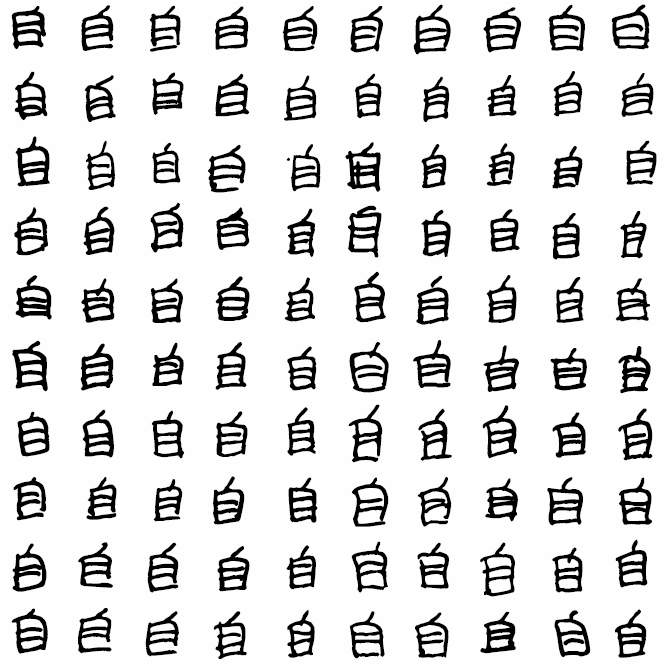
#> input picture raw_data/100.png, 671 x 672 px, found by its file name
$ python patches.py
#> lines starting #> are read from the running program, lines starting #| are printed output that depends on the picture; after the words box and inside, x2 and y2 are one past the last pixel; in counts of white or black regions, pixels touching at a corner belong together
import cv2
import numpy

#shape h=757,w=756

img =  cv2.imread("C:\\Users\\alexa\\OneDrive\\Documents\\GitHub\\KanjiDetector\\raw_data\\100.png")
#> img is the input picture: shape (672, 671, 3); min 0, max 255, mean 220.1
image_copy = img.copy()
imgheight=img.shape[0]
#> imgheight = 672
print(imgheight)
#| 672
imgwidth=img.shape[1]
#> imgwidth = 671
print(imgwidth)
#| 671
M = 67
N = 67
x1 = 0
y1 = 0

for y in range(0, imgheight, M):
    for x in range(0, imgwidth, N):
        if (imgheight - y) < M or (imgwidth - x) < N:
            break

        y1 = y + M
        x1 = x + N

        # check whether the patch width or height exceeds the image width or height
        if x1 >= imgwidth and y1 >= imgheight:
            x1 = imgwidth - 1
            y1 = imgheight - 1
            #Crop into patches of size MxN
            tiles = image_copy[y:y+M, x:x+N]
            #Save each patch into file directory
            cv2.imwrite('saved_patches/'+'tile'+str(x)+'_'+str(y)+'.png', tiles)
            cv2.rectangle(img, (x, y), (x1, y1), (0, 255, 0), 1)
        elif y1 >= imgheight: # when patch height exceeds the image height
            y1 = imgheight - 1
            #Crop into patches of size MxN
            tiles = image_copy[y:y+M, x:x+N]
            #Save each patch into file directory
            cv2.imwrite('saved_patches/'+'tile'+str(x)+'_'+str(y)+'.png', tiles)
            cv2.rectangle(img, (x, y), (x1, y1), (0, 255, 0), 1)
        elif x1 >= imgwidth: # when patch width exceeds the image width
            x1 = imgwidth - 1
            #Crop into patches of size MxN
            tiles = image_copy[y:y+M, x:x+N]
            #Save each patch into file directory
            cv2.imwrite('saved_patches/'+'tile'+str(x)+'_'+str(y)+'.png', tiles)
            cv2.rectangle(img, (x, y), (x1, y1), (0, 255, 0), 1)
        else:
            #Crop into patches of size MxN
            tiles = image_copy[y:y+M, x:x+N]
            #Save each patch into file directory
            cv2.imwrite('saved_patches/'+'tile'+str(x)+'_'+str(y)+'.png', tiles)
            cv2.rectangle(img, (x, y), (x1, y1), (0, 255, 0), 1)
#> this loop made 11 passes
#> pass 1, `cv2.imwrite('saved_patches/'+'tile'+str(x)+'_'+str(y)+'.png', tiles)`:
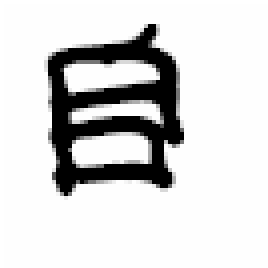
#> saved as tile0_0.png: shape (67, 67, 3) (shown 4 times larger); min 0, max 255, mean 214
#> pass 1, `cv2.imwrite('saved_patches/'+'tile'+str(x)+'_'+str(y)+'.png', tiles)`:
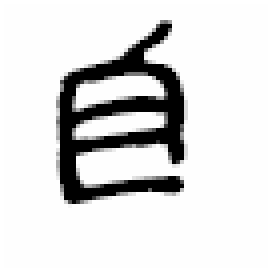
#> saved as tile67_0.png: shape (67, 67, 3) (shown 4 times larger); min 0, max 255, mean 219.7
#> pass 1, `cv2.imwrite('saved_patches/'+'tile'+str(x)+'_'+str(y)+'.png', tiles)`:
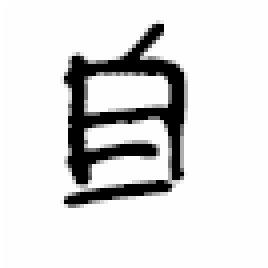
#> saved as tile134_0.png: shape (67, 67, 3) (shown 4 times larger); min 0, max 255, mean 222.5
#> pass 1, `cv2.imwrite('saved_patches/'+'tile'+str(x)+'_'+str(y)+'.png', tiles)`:
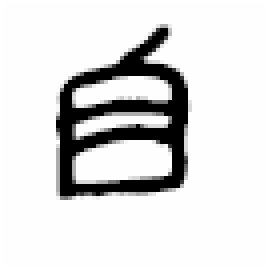
#> saved as tile201_0.png: shape (67, 67, 3) (shown 4 times larger); min 0, max 255, mean 220.4
#> after the loop:
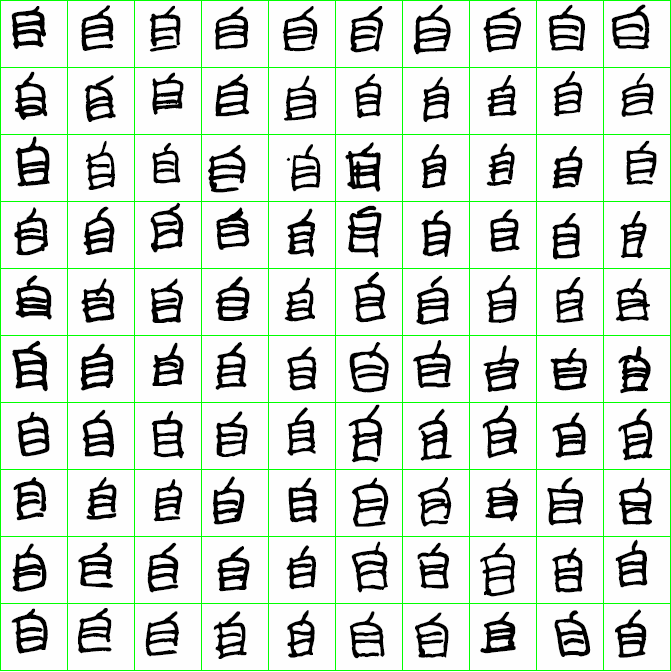
#> img: shape (672, 671, 3); 3.25% of pixels changed, all inside (x1, y1, x2, y2) = (0, 0, 671, 671)
#> after the loop:
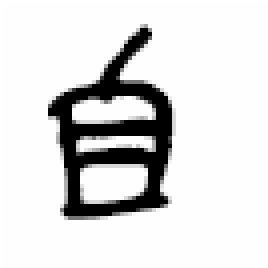
#> tiles: shape (67, 67, 3) (shown 4 times larger); min 0, max 255, mean 219.9

#Save full image into file directory
cv2.imshow("Patched Image",img)
cv2.imwrite("patched.jpg",img)

cv2.waitKey()
cv2.destroyAllWindows()

$ run again, with raw_data/1.png copied over raw_data/100.png
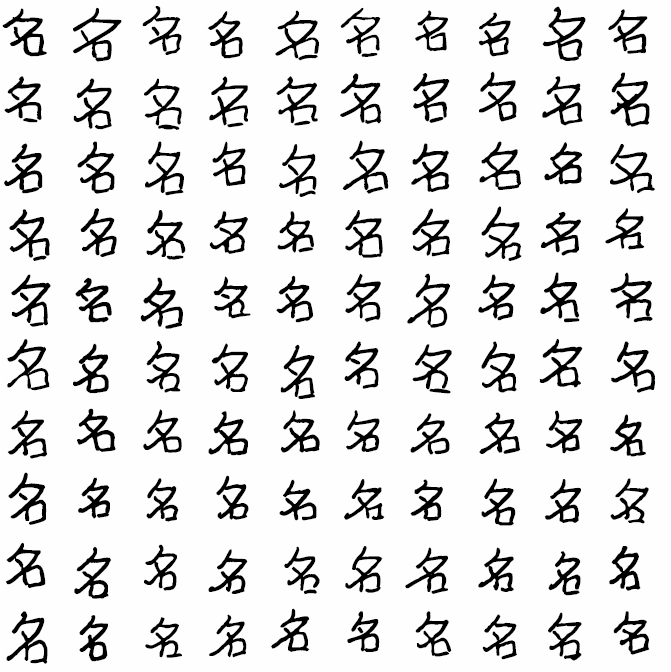
#> input picture raw_data/1.png, 671 x 672 px, found by its file name
#> img is the input picture: shape (672, 671, 3); min 0, max 255, mean 223.7
#| 672
#| 671
#> after the loop `for y in range(0, imgheight, M):`:
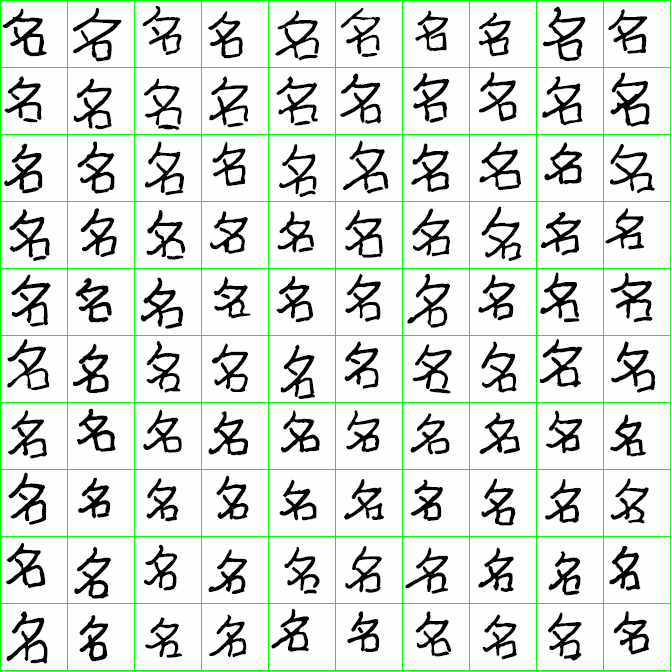
#> img: shape (672, 671, 3); 3.25% of pixels changed, all inside (x1, y1, x2, y2) = (0, 0, 671, 671)
#> after the loop `for y in range(0, imgheight, M):`:
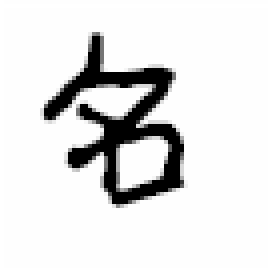
#> tiles: shape (67, 67, 3) (shown 4 times larger); min 0, max 255, mean 225.6

$ run again, with raw_data/10.png copied over raw_data/100.png
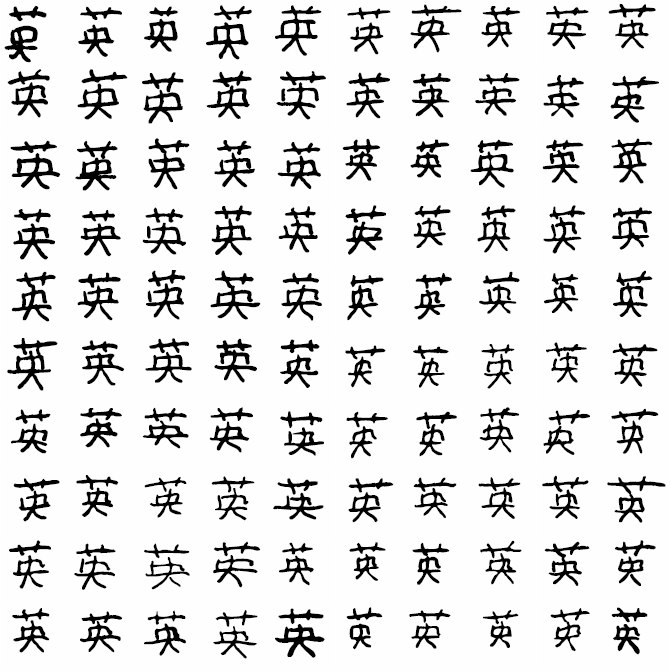
#> input picture raw_data/10.png, 671 x 672 px, found by its file name
#> img is the input picture: shape (672, 671, 3); min 0, max 255, mean 222.8
#| 672
#| 671
#> after the loop `for y in range(0, imgheight, M):`:
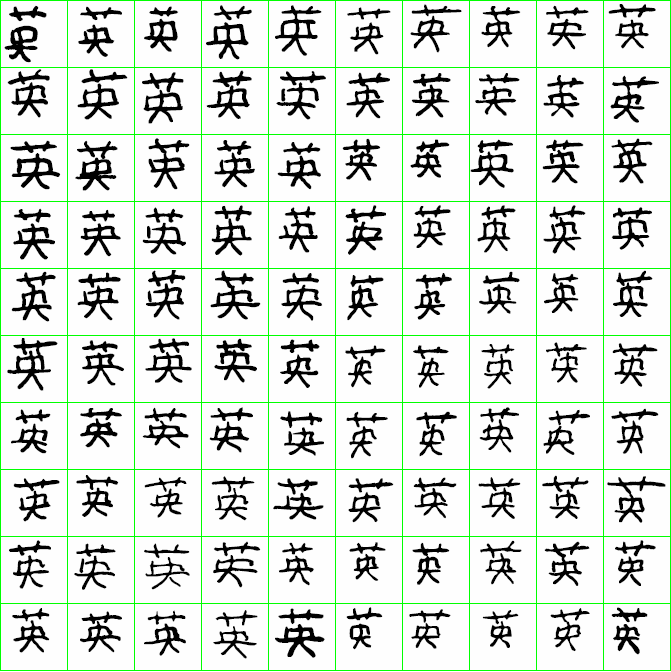
#> img: shape (672, 671, 3); 3.25% of pixels changed, all inside (x1, y1, x2, y2) = (0, 0, 671, 671)
#> after the loop `for y in range(0, imgheight, M):`:
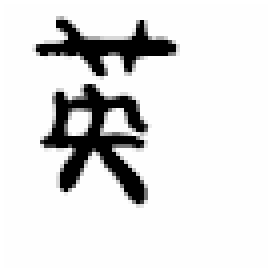
#> tiles: shape (67, 67, 3) (shown 4 times larger); min 0, max 255, mean 223.5
